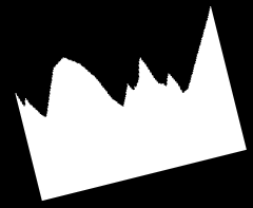
#> input picture dane/set0/0.png, 253 x 208 px, found by its file name
$ python run.py dane/set0/0.png 5
#> lines starting #> are read from the running program, lines starting #| are printed output that depends on the picture; pictures that were not available may be replaced by others from this repository, and a replacement may not be noted
from scipy import ndimage
from skimage import io
from skimage.transform import resize
import math
import matplotlib.pyplot as plt
import numpy as np
import cv2
import os
import sys

"""
Program będzie wywoływany z linii komend z dwoma parametrami:
1. Ścieżką do katalogu z plikami – path
Może to być ścieżka względna lub bezwzględna.
Do operacji na ścieżkach proszę używać biblioteki os.path lub pathlib a nie zwykłych operacji na stringachn
które w bardzo wielu wypadkach powodowały problemy z działaniem programów!
2. Liczbą obrazków do wczytania – N
Uwaga: w katalogu może znajdować się więcej obrazków – należy je zignorować.

W podanym katalogu path będą znajdowały się pliki o nazwach k.png gdzie k jest liczbą z zakresu 0…N-1.

Wyjście:
Na standardowe wyjście program powinien wypisać N linii. W i-tej linii (licząc od zera: 0..N-1)
powinna znaleźć się przynajmniej jedna liczba mówiąca z którym elementem należy sparować i-ty obrazek.
"""

def check_orient(image):
    height, width = image.shape
    # width, height = image.shape
    divider = 2
    black_pxls = []
    black_pxls.append(np.sum(image[:height // divider, :] == 0))  # up
    black_pxls.append(np.sum(image[(divider - 1) * (height // divider):, :] == 0))  # down
    black_pxls.append(np.sum(image[:, :width // divider] == 0))  # left
    black_pxls.append(np.sum(image[:, (divider - 1) * (width // divider):] == 0))  # right

    side = black_pxls.index(max(black_pxls))
    if side == 0:
        return cv2.rotate(image, cv2.ROTATE_180)
    if side == 2:
        return cv2.rotate(image, cv2.ROTATE_90_COUNTERCLOCKWISE)
    if side == 3:
        return cv2.rotate(image, cv2.ROTATE_90_CLOCKWISE)

    return image


def cut_background(image):

    upIndex = 0
    leftIndex = 0
    rightIndex = 0
    downIndex = 0

    for ind, row in enumerate(image):
        if any(row) > 0:
            upIndex = ind
            break

    for ind, column in enumerate(image.T):
        if any(column) > 0:
            leftIndex = ind
            break

    for ind, row in enumerate(np.flip(image)):
        if any(row) > 0:
            downIndex = ind
            break

    for ind, column in enumerate(np.flip(image.T)):
        if any(column) > 0:
            rightIndex = ind
            break

    newImage = image[upIndex:image.shape[0] - downIndex]

    newImage = np.delete(newImage, np.s_[newImage.shape[1] - rightIndex:newImage.shape[1]], 1) #column
    newImage = np.delete(newImage, np.s_[0:leftIndex], 1)

    return newImage


def cut_white_block(image):

    downIndex = 0
    height, width = image.shape
    accuracy = 0.02

    for ind, row in enumerate(np.flip(image)):
        left = int(width*accuracy)
        right = int(width-(width*accuracy))
        if all(row[left:right]) > 0: # wszystkie pixele w wierszu nie są czarne (są białe)
            downIndex = ind
            break

    newImage = image[height - downIndex:]

    return newImage


def calculate_similarity(image1, image2):
    number_of_equal_elements = np.sum(image1==image2)
    total_elements = image1.shape[0] * image1.shape[1]
    percentage = number_of_equal_elements/total_elements

    return percentage

def simple_find_contours(images):
    pixelContours = []
    neighborhood = [(-1,-1), (-1, 0), (-1, 1), (0, -1), (0, 1), (1, -1), (1, 0), (1, 1)]
    for image in images:
        pixC = []
        for row, line in enumerate(image):
            for column, pixel in enumerate(line):
                if(pixel == 0): # jeśli tło (czarne), to opuść tę iterację
                    continue
                for x,y in neighborhood: # jeśli pixel figury (biały), to przejrzyj jego siąsiadów
                    try:
                        if image[row + x, column + y] == 0: # if sąsiad pixela jest tłem (czarny), to pixel (jego współrzędne) dodaj do listy krawędzi
                            pixC.append((row, column))
                            break
                    except:
                        print("err")
        pixelContours.append(pixC) # dodaj cały kontur (ciąg pixeli) danego obrazka do listy konturów
    return pixelContours


def simple_find_contours(image):
    neighborhood = [(-1,-1), (-1, 0), (-1, 1), (0, -1), (0, 1), (1, -1), (1, 0), (1, 1)]

    pixC = []
    for row, line in enumerate(image):
        for column, pixel in enumerate(line):
            if(pixel == 0): # jeśli tło (czarne), to opuść tę iterację
                continue
            for x,y in neighborhood: # jeśli pixel figury (biały), to przejrzyj jego siąsiadów
                try:
                    if image[row + x, column + y] == 0: # if sąsiad pixela jest tłem (czarny), to pixel (jego współrzędne) dodaj do listy krawędzi
                        pixC.append((row, column))
                        break
                except:
                    print("err")
    return pixC

def hough_rotate_image(image, contursMap):
    angles = []
    lines = cv2.HoughLinesP(contursMap, 1, math.pi / 180.0, 50, minLineLength=50, maxLineGap=5)
    for x1, y1, x2, y2 in lines[0]:
        #cv2.line(contursMap, (x1, y1), (x2, y2), (255, 0, 0), 3) <- not needed
        angle = math.degrees(math.atan2(y2 - y1, x2 - x1))
        angles.append(angle)

    median_angle = np.median(angles)
    # RYSOWANIE
    # axs[math.floor(index / 2),index % 2].imshow(imgs_rotated[-1], cmap='gray', vmin=0, vmax=255)
    # index += 1
    return ndimage.rotate(image, median_angle)

if __name__ == "__main__":
    images = []

    for i in range(int(sys.argv[2])):
        # path = Path(str(sys.argv[1])+'\\'+str(i)+'.png)
        p = os.path.abspath(sys.argv[1])
        path = os.path.join(p, str(i)+'.png')
        image = io.imread(path, as_gray=True)
#> image is the input picture: shape (208, 253); min 0, max 255, mean 103.7
        images.append((int(i), image))

    images.sort(key=lambda x: x[0])
    images = [img for _, img in images] # zostawia images bez indeksów

    # RYSOWANIE
    # fig, axs = plt.subplots(math.ceil(len(images)/2),2, figsize=(12,12))
    # for index, image in enumerate(images):
    #     axs[math.floor(index / 2), index % 2].imshow(image, cmap='gray', vmin=0, vmax=255)
    # plt.show()

    contours = []
    contursMaps = []
    for image in images:
        contursMaps.append(np.zeros(image.shape, dtype="uint8"))

    pixelContours = []

    for image in images:
        try:
            pixelContours.append(simple_find_contours(image)) # dodaj cały kontur (ciąg pixeli) danego obrazka do listy konturów
        except:
            pixelContours.append(image)

    for img_id, contour in enumerate(pixelContours): #kontur jednego obrazka
        for contour_pixel in contour: #jeden pixel (x,y) w konturze
            contursMaps[img_id][contour_pixel[0]][contour_pixel[1]] = 1 # zamaluj na biało pixel odpowiadający pixelowi konturu


    # [11 lines of commented-out code are left out]
    imgs_rotated = []
    for image, contursMap in zip(images, contursMaps):
        try:
            imgs_rotated.append(hough_rotate_image(image, contursMap))
        except:
            imgs_rotated.append(image)

    del contursMaps
    del images


    removed_background = []
    for image in imgs_rotated:
        try:
            removed_background.append(cut_background(image))
        except:
            removed_background.append(image)
#> this loop made 5 passes
#> pass 1, in cut_background, `newImage = image[upIndex:image.shape[0] - downIndex]`:
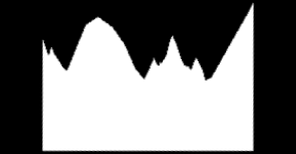
#> newImage: shape (154, 296); min 0, max 255, mean 119.7
#> pass 1, in cut_background, `newImage = np.delete(newImage, np.s_[newImage.shape[1] - rightIndex:ne..`:
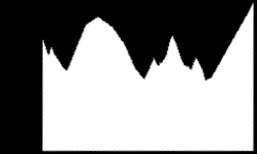
#> newImage: shape (154, 257); min 0, max 255, mean 137.8
#> pass 1, in cut_background, `newImage = np.delete(newImage, np.s_[0:leftIndex], 1)`:
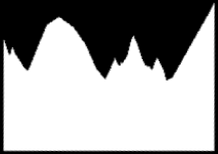
#> newImage: shape (154, 218); min 0, max 255, mean 162.5
#> pass 2, in cut_background (call 2), `newImage = image[upIndex:image.shape[0] - downIndex]`:
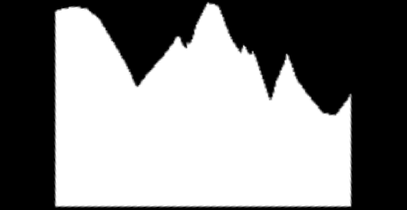
#> newImage: shape (210, 407); min 0, max 255, mean 134.5
    del imgs_rotated


    imgs_fliped = []
    for image in removed_background:
        try:
            imgs_fliped.append(check_orient(image))
        except:
            imgs_fliped.append(image)
    del removed_background

    ready_images = []
    for image in imgs_fliped:
        try:
            ready_images.append(cut_white_block(image))
        except:
            ready_images.append(image)
#> this loop made 5 passes
#> pass 1, in cut_white_block, `newImage = image[height - downIndex:]`:
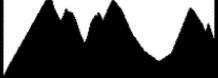
#> newImage: shape (78, 218); min 0, max 255, mean 90.3
#> pass 2, in cut_white_block (call 2), `newImage = image[height - downIndex:]`:
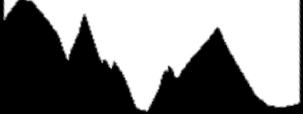
#> newImage: shape (114, 303); min 0, max 255, mean 130.8

    # [7 lines of commented-out code are left out]

    minHeight, minWidth = ready_images[0].shape
#> minHeight = 78; minWidth = 218
    for image in ready_images:
        h,w = image.shape
        if h < minHeight:
            minHeight = h
        if w < minWidth:
            minWidth = w

    if(minHeight * 6 < minWidth):
        minHeight = int(minWidth / 6) #Zapobiega przeskalowaniu wszystkich do bardzo małego prostokąta jeżeli któraś figura była prostokątem i usuwanie białego bloku wycięło praktycznie całość
    resized_images = []
    for index, image in enumerate(ready_images):
        h,w = image.shape

        if h >= minHeight and w >= minWidth:
            resized_images.append(cv2.resize(image, dsize=(minWidth, minHeight), interpolation=cv2.INTER_CUBIC))
        else:
            zeros = np.zeros(imgs_fliped[index].shape, dtype="uint8")
            concatenated = np.concatenate((imgs_fliped[index], zeros))
            resized_images.append(cv2.resize(concatenated, dsize=(minWidth, minHeight), interpolation=cv2.INTER_CUBIC))

    del ready_images
    del imgs_fliped
    # [10 lines of commented-out code are left out]

    for index, image in enumerate(resized_images):
        similars = []
        for index2, image2 in enumerate(resized_images):
            if index == index2:
                continue
            sim = calculate_similarity(np.flip(255 - image),image2)
            similars.append((index2, sim))

        similars.sort(key=lambda x: x[1], reverse=True)

        string_for_file = str(index)+" :"
        string = ""
        for i in similars:
            string += " "+str(i[0])
            string_for_file += " "+str(i[0])
        print(string)
        # print(string_for_file, file=output_file)

    # output_file.close()
